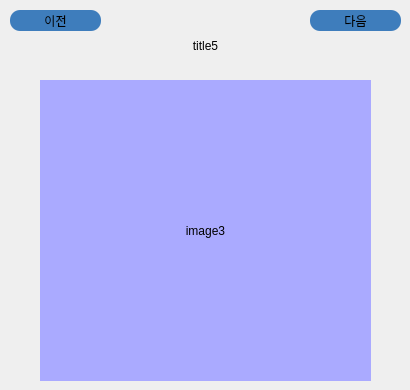
     <widget class="QWidget" name="page_4">
      <widget class="QPushButton" name="btn_Main_movie_info_before_5">
       <property name="geometry">
        <rect>
         <x>10</x>
         <y>10</y>
         <width>91</width>
         <height>21</height>
        </rect>
       </property>
       <property name="font">
        <font>
         <family>휴먼편지체</family>
         <pointsize>9</pointsize>
         <weight>50</weight>
         <italic>false</italic>
         <bold>false</bold>
        </font>
       </property>
       <property name="styleSheet">
        <string notr="true">#btn_Main_movie_info_before_5{
background-color: rgb(62, 125, 188);
font: 9pt &quot;휴먼편지체&quot;;
border-style:outset;
border-radius:10px
}
#btn_Main_movie_info_before_5:pressed
{
background-color:rgb(85, 190, 255)
}</string>
       </property>
       <property name="text">
        <string>이전</string>
       </property>
      </widget>
      <widget class="QPushButton" name="btn_Main_movie_info_next_5">
       <property name="geometry">
        <rect>
         <x>310</x>
         <y>10</y>
         <width>91</width>
         <height>21</height>
        </rect>
       </property>
       <property name="font">
        <font>
         <family>휴먼편지체</family>
         <pointsize>9</pointsize>
         <weight>50</weight>
         <italic>false</italic>
         <bold>false</bold>
        </font>
       </property>
       <property name="styleSheet">
        <string notr="true">#btn_Main_movie_info_next_5{
background-color: rgb(62, 125, 188);
font: 9pt &quot;휴먼편지체&quot;;
border-style:outset;
border-radius:10px
}
#btn_Main_movie_info_next_5:pressed
{
background-color:rgb(85, 190, 255)
}</string>
       </property>
       <property name="text">
        <string>다음</string>
       </property>
      </widget>
      <widget class="QLabel" name="lbl_movie_name_5">
       <property name="geometry">
        <rect>
         <x>100</x>
         <y>30</y>
         <width>211</width>
         <height>31</height>
        </rect>
       </property>
       <property name="text">
        <string>title5</string>
       </property>
       <property name="alignment">
        <set>Qt::AlignCenter</set>
       </property>
      </widget>
      <widget class="QLabel" name="lbl_movie_image_5">
       <property name="geometry">
        <rect>
         <x>40</x>
         <y>80</y>
         <width>331</width>
         <height>301</height>
        </rect>
       </property>
       <property name="styleSheet">
        <string notr="true">background-color:rgb(170, 170, 255)</string>
       </property>
       <property name="text">
        <string>image3</string>
       </property>
       <property name="alignment">
        <set>Qt::AlignCenter</set>
       </property>
      </widget>
     </widget>
